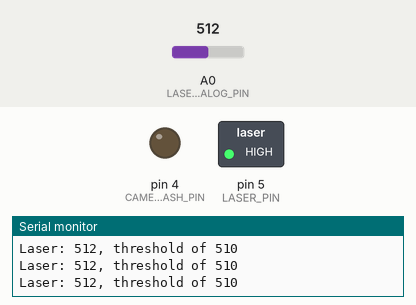
Bench run of a sketch on a simulated Arduino Uno, built with avr-gcc and run on an emulated ATmega328P. Shown: switched loads named in the sketch (green lamp = pin HIGH), output pins drawn as LEDs (lit = HIGH), the last lines printed to the serial monitor. Dashed ring = blinking. Inputs (shaded band) come from the test bench; at power-on: A0 (LASER_TRIGGER_ANALOG_PIN) = 512.

Above: at 1.2 s.
1.3 s: A0 (LASER_TRIGGER_ANALOG_PIN) set to 90
At 1.8 s:
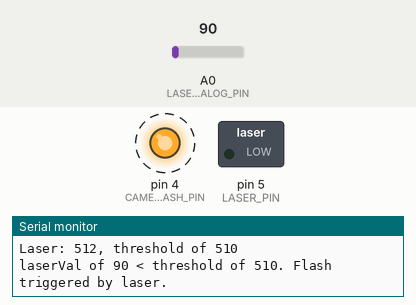
4.3 s: A0 (LASER_TRIGGER_ANALOG_PIN) set to 110
At 5.0 s:
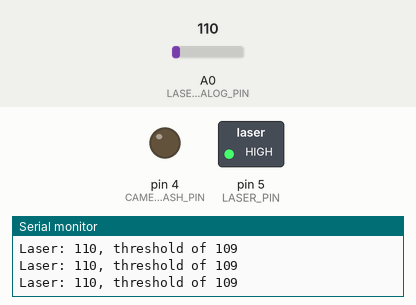
7.3 s: A0 (LASER_TRIGGER_ANALOG_PIN) set to 0
At 8.1 s:
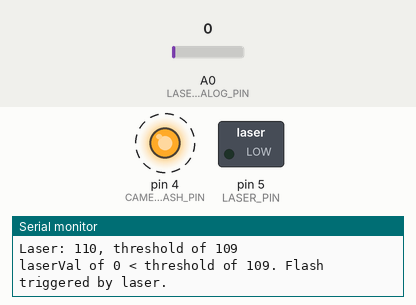
Timing chart, 0 to 16.3 s (numbered marks = the images above; inputs shaded):
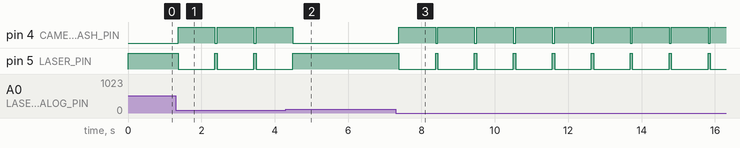

The sketch:

flash_trigger.ino
```cpp
// Arduino DSLR Flash Trigger
// Craig Bonsignore
// craig.bonsignore.com
// 17-November-2012

// Laser shines on a light sensor. And interruption of the beam is detected
// by a decrease in intensity, which triggers a flash after a specified delay.
// schematic: http://www.flickr.com/photos/cbonsig/5478376580/
// photos: http://www.flickr.com/photos/cbonsig/tags/trigger/

// Based on code from:
// Maurice Ribble
// 4-12-2008
// http://www.glacialwanderer.com/hobbyrobotics


#define LASER_THRESHHOLD 100 // initial intensity threshold
#define TRIGGER_FRACTION 0.998 // trigger flash if average intensity drops below this fraction

// Falling object: 3.5in ~= 100ms | 6.0in ~=120ms  | 8.0in ~= 140ms
#define DELAY_MS 60 // milliseconds delay for flash trigger

// The digital pins being used
#define CAMERA_FLASH_PIN 4
#define LASER_PIN 5

// The analog pins being used
#define LASER_TRIGGER_ANALOG_PIN 0

int threshold = LASER_THRESHHOLD;
int count=0;
int total=0;

void setup()
{
  pinMode(CAMERA_FLASH_PIN, OUTPUT);
  digitalWrite(CAMERA_FLASH_PIN, LOW);
  pinMode(LASER_PIN, OUTPUT);
  digitalWrite(LASER_PIN, LOW);

  threshold = LASER_THRESHHOLD; // set the initial threshold value

  digitalWrite(LASER_PIN, HIGH);  // Turn on the Laser

  Serial.begin(9600); // open serial
}

void loop()
{
  int laserVal;

  ////////////////////////////////////////////////////////////
  // LASER TRIGGER
  ////////////////////////////////////////////////////////////
  laserVal = analogRead(LASER_TRIGGER_ANALOG_PIN);

  total = total + analogRead(LASER_TRIGGER_ANALOG_PIN);
  count = count + 1;

  // calculate an average of 10 intensity readings
  // set the new threshold according of (average)*TRIGGER_FRACTION

  if (count == 10)
  {
    threshold = (total/10) * TRIGGER_FRACTION;
    count = 0;
    total = 0;
    Serial.print("New threshold of ");
    Serial.println(threshold, DEC);
  }

  if (laserVal < threshold)
  {

    // delay the flash for a few milliseconds
    // comments relate distance traveled by a falling object

    delay(60); // 100ms = 3.5in . 120ms = 6.0in . 140ms = 8.0in 175

    digitalWrite(CAMERA_FLASH_PIN, HIGH);
    digitalWrite(LASER_PIN, LOW);  // Turn off laser during picture
    Serial.print("laserVal of ");
    Serial.print(laserVal,DEC);
    Serial.print(" < threshold of ");
    Serial.print(threshold,DEC);
    Serial.println(". Flash triggered by laser.");
    delay(1000);
    digitalWrite(CAMERA_FLASH_PIN, LOW);
    digitalWrite(LASER_PIN, HIGH);  // Turn laser back on after picture
    count = 0;
    total = 0;
    threshold = LASER_THRESHHOLD; // revert to original LASER_THRESHOLD
  }
  Serial.print("Laser: ");
  Serial.print(laserVal, DEC);
  Serial.print(", threshold of ");
  Serial.println(threshold, DEC);
}
```

Measured:
- the behaviour switches between 99 and 100 on A0 (LASER_TRIGGER_ANALOG_PIN) (found by bisection; images 1 and 2)
- after the input at 1.3 s, pin 4 (CAMERA_FLASH_PIN): alternates HIGH for 1.0 s and LOW for 0.06 s, starting after 0.06 s; pin 5 (LASER_PIN): alternates HIGH for 0.06 s and LOW for 1.0 s, starting after 0.06 s
- after the input at 4.3 s, pin 4 (CAMERA_FLASH_PIN): goes on until 4.5 s, then stays LOW; pin 5 (LASER_PIN): goes on until 4.5 s, then stays HIGH
- after the input at 7.3 s, pin 4 (CAMERA_FLASH_PIN): alternates HIGH for 1.0 s and LOW for 0.06 s, starting after 0.08 s; pin 5 (LASER_PIN): alternates HIGH for 0.06 s and LOW for 1.0 s, starting after 0.08 s
